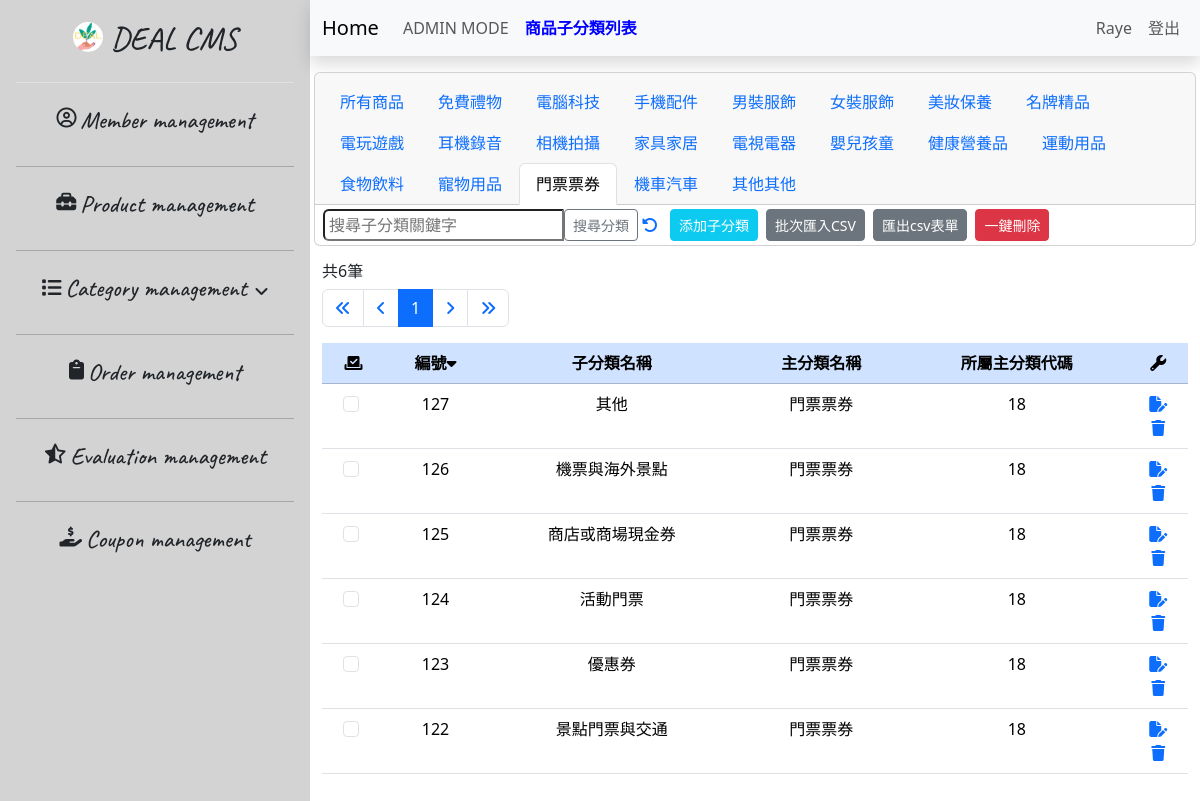
/32.sub-category_list-admin_18T.php (signed in), run on the app's committed database.
### tables this page shows
CREATE TABLE `categories_sub` (
  `id` int NOT NULL,
  `sub` varchar(15) NOT NULL,
  `main_category` int NOT NULL
);

CREATE TABLE `categories_main` (
  `id` int NOT NULL,
  `main` varchar(10) NOT NULL,
  `carbon_points_available` int NOT NULL
);

### 32.sub-category_list-admin_18T.php (the view, shortened to what this page needs)
<?php
require __DIR__ . '/0.parts/pdo-connect.php';
$page = isset($_GET['page']) ? intval($_GET['page']) : 1;
$perPage = 25;
$t_sql = "SELECT COUNT(1) FROM categories_main join categories_sub on categories_sub.main_category = categories_main.id WHERE main = '門票票券'";
$totalRows = $pdo->query($t_sql)->fetch(PDO::FETCH_NUM)[0];
$totalPages = ceil($totalRows / $perPage);
if ($totalRows) {
    $sql = sprintf("SELECT * FROM categories_main join categories_sub on categories_sub.main_category = categories_main.id  WHERE main = '門票票券' ORDER BY categories_sub.id DESC LIMIT %s, %s", ($page - 1) * $perPage, $perPage);
    $rows = $pdo->query($sql)->fetchAll();
}
?>
<?php include __DIR__ . '/0.parts/html-head.php' ?>
<?php include __DIR__ . '/0.parts/sidebar.php' ?>
<div class="container-fluid px-0 mx-0">
    <?php include __DIR__ . '/0.parts/navbar.30_sub-category.php' ?>
    <div class="container-fluid table-bordered table-striped overflow-auto">
        <div class="row mt-3">
            <div class="col">
                <h6>共<?= $totalRows ?>筆</h6>
                <nav aria-label="Page navigation example">
                    <ul class="pagination">
                        <li class="page-item">
                            <a class="page-link" href="?page=1">
                                <i class="fa-solid fa-angles-left"></i>
                            </a>
                        </li>
                        <li class="page-item">
                            <a class="page-link" href="?page=<?= $page != 1 ? $page - 1 : 1 ?>">
                                <i class="fa-solid fa-angle-left"></i>
                            </a>
                        </li>
                        <?php $visiblePageRange = 5;
                        $startPage = max(1, $page - floor($visiblePageRange / 2));
                        $endPage = min($totalPages, $startPage + $visiblePageRange - 1); ?>
                        <?php for ($i = $startPage; $i <= $endPage; $i++) : ?>
                            <li class="page-item <?= $page == $i ? 'active' : '' ?>">
                                <a class="page-link" href="?page=<?= $i ?>"><?= $i ?></a>
                            </li>
                        <?php endfor ?>
                        <li class="page-item">
                            <a class="page-link" href="?page=<?= $page != 40 ? $page + 1 : 40 ?>">
                                <i class="fa-solid fa-angle-right"></i>
                            </a>
                        </li>
                        <li class="page-item">
                            <a class="page-link" href="?page=40">
                                <i class="fa-solid fa-angles-right"></i>
                            </a>
                        </li>
                    </ul>
                </nav>
            </div>
        </div>
        <div class="row">
            <div class="col">
                <table id="myTable" class="table table-hover sortable-table">
                    <thead>
                        <tr class="table-primary text-center">
                            <th><i id="selectAll" class="fa-solid fa-check-to-slot" title="全選/選取checkBox"></i></a>
                            </th>
                            <th>編號<i id="sortIcon" class="fa-solid fa-caret-down" onclick="sortTable()" title="變更排序"></th>
                            <th>子分類名稱</th>
                            <th>主分類名稱</th>
                            <th>所屬主分類代碼</th>
                            <th><i class="fa-solid fa-wrench" title="功能區"></i></th>
                        </tr>
                    </thead>
                    <tbody>
                        <?php foreach ($rows as $r) : ?>
                            <tr class="text-center">
                                <td>
                                    <input class="form-check-input me-1" type="checkbox" value="<?= $r['id'] ?>" id="flexCheck<?= $r['id'] ?>" name="delete_ids[]">
                                </td>
                                <td><?= $r['id'] ?></td>
                                <td><?= $r['sub'] ?></td>
                                <td><?= $r['main'] ?></td>
                                <td><?= $r['main_category'] ?></td>
                                <td>
                                    <div class="d-flex flex-column">
                                        <a href="38.sub-category_edit.php?id=<?= $r['id'] ?>">
                                            <i class="fa-solid fa-file-pen" title="編輯"></i>
                                        </a>
                                        <a href="javascript: delete_one(<?= $r['id'] ?>)">
                                            <i class="fa-solid fa-trash" title="刪除"></i>
                                        </a>
                                    </div>
                                </td>
                            </tr>
                        <?php endforeach; ?>
                    </tbody>
                </table>
            </div>
        </div>
    </div>
</div>
<?php include __DIR__ . '/0.parts/html-foot.php' ?>

### 0.parts/html-head.php (style rules this page uses)
body { height: 1200px; }

### 32.sub-category_list-admin_18T.php (style rules this page uses)
.overflow-auto { height: 865px; }

### data on the page
categories_sub: id "127", sub "其他", main_category.main "門票票券", main_category "18"
categories_sub: id "126", sub "機票與海外景點", main_category.main "門票票券", main_category "18"
categories_sub: id "125", sub "商店或商場現金券", main_category.main "門票票券", main_category "18"
categories_sub: id "124", sub "活動門票", main_category.main "門票票券", main_category "18"
categories_sub: id "123", sub "優惠券", main_category.main "門票票券", main_category "18"
categories_sub: id "122", sub "景點門票與交通", main_category.main "門票票券", main_category "18"

### other printed values
$_SESSION[isset($_SESSION['admin']) ? 'admin' : 'user']['nickname'] "Raye"
$totalRows "6"
